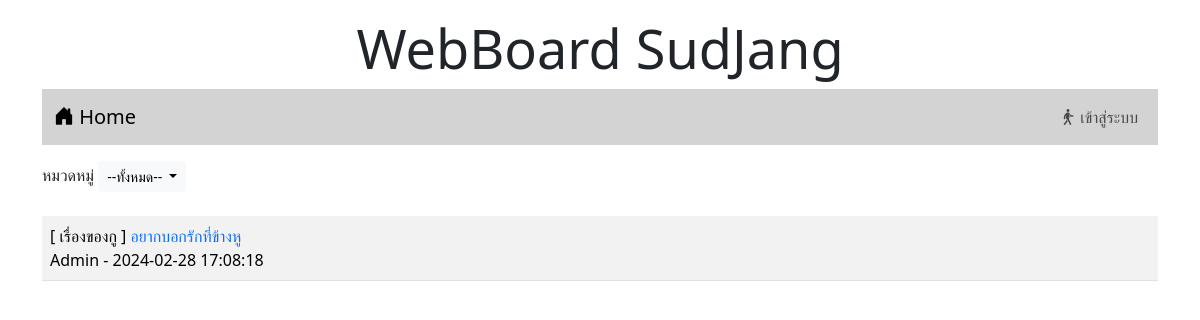
Before: / with the older database file.
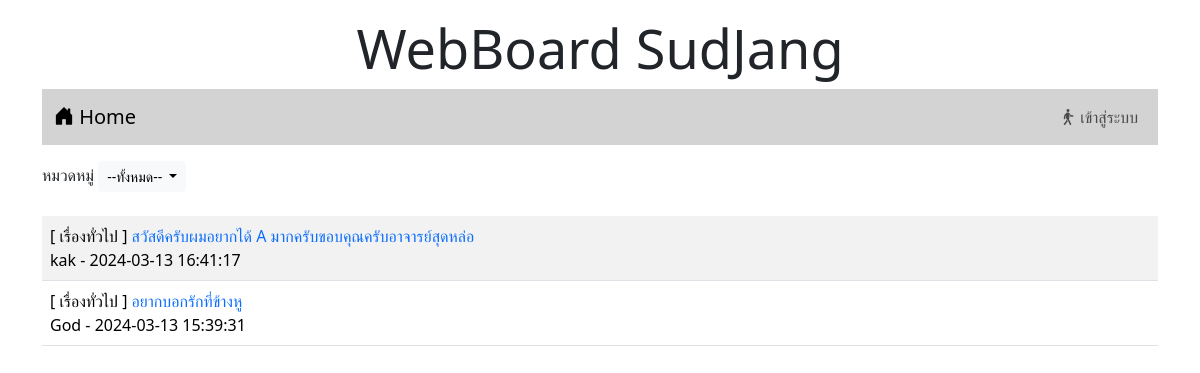
After: the same page with the newer database file.
### tables this page shows
CREATE TABLE `post` (
  `id` int(11) NOT NULL,
  `title` varchar(128) NOT NULL,
  `content` varchar(2048) NOT NULL,
  `post_date` datetime NOT NULL,
  `cat_id` int(11) NOT NULL,
  `user_id` int(11) NOT NULL
);

CREATE TABLE `category` (
  `id` int(11) NOT NULL,
  `name` varchar(32) NOT NULL
);

CREATE TABLE `user` (
  `id` int(11) NOT NULL,
  `login` varchar(32) NOT NULL,
  `password` varchar(64) NOT NULL,
  `name` varchar(64) NOT NULL,
  `gender` char(1) NOT NULL,
  `email` varchar(32) NOT NULL,
  `role` char(1) NOT NULL
);

### index.php (the view, shortened to what this page needs)
<!DOCTYPE html>
<html lang="en">
<head>
    <link rel="stylesheet" href="bootstrap-5.3.2-dist/css/bootstrap.min.css">
    <link rel="stylesheet" href="https://cdn.jsdelivr.net/npm/bootstrap-icons@1.11.3/font/bootstrap-icons.min.css">
</head>
<body>
    <div class="container-lg">
    <h1 style="text-align: center;font-size: 54px;"class="mt-3">WebBoard SudJang</h1>
<?php include "nav.php" ?>
<div class="mt-3 d-flex justify-content-between">
    <div>
    <label>หมวดหมู่</label>
        <span class="dropdown">
            <button class="btn btn-light btn-sm dropdown-toggle" type="button" data-bs-toggle="dropdown" aria-expanded="false">
            --ทั้งหมด--
        </button>
        </span>
    </div>
</div>
<br>
<table class="table table-striped">
        <?php
        $conn=new PDO("mysql:host=localhost;dbname=webboard;charset=utf8","root","");
        $sql="SELECT t3.name,t1.title,t1.id,t2.login,t1.post_date FROM post as t1
        INNER JOIN user as t2 ON(t1.user_id=t2.id)
        INNER JOIN category as t3 ON (t1.cat_id=t3.id) ORDER BY t1.post_date DESC";
        $result=$conn->query($sql);
        while($row= $result->fetch()){
            echo "<tr><td class='d-flex justify-content-between'>
            <div>[ $row[0] ] <a href=post.php?id=$row[2]
            style=text-decoration:none>$row[1] </a><br>$row[3] - $row[4]</div>";
        }
        ?>
</table>
    </div>
</body>
</html>

### nav.php (shortened to what this page needs)
<nav class="navbar navbar-expand-lg" style="background-color:#d3d3d3;">
  <div class="container-fluid">
    <a class="navbar-brand" href="index.php"><i class="bi bi-house-door-fill"></i> Home</a>
      <ul class="navbar-nav">
        <?php if(!isset($_SESSION['id'])) { ?>
        <li class="nav-item">
          <a class="nav-link" aria-current="page" href="login.php"><i class="bi bi-person-walking"></i> เข้าสู่ระบบ</a>
        </li>
        <?php } ?>
      </ul>
    </div>
</nav>

Changed rows visible on the page:
removed post: category.name "เรื่องของกู", title "อยากบอกรักที่ข้างหู", user.login "Admin", post_date "2024-02-28 17:08:18"
added post: category.name "เรื่องทั่วไป", title "สวัสดีครับผมอยากได้ A มากครับขอบคุณครับอาจารย์สุดหล่อ", user.login "kak", post_date "2024-03-13 16:41:17"
added post: category.name "เรื่องทั่วไป", title "อยากบอกรักที่ข้างหู", user.login "God", post_date "2024-03-13 15:39:31"
